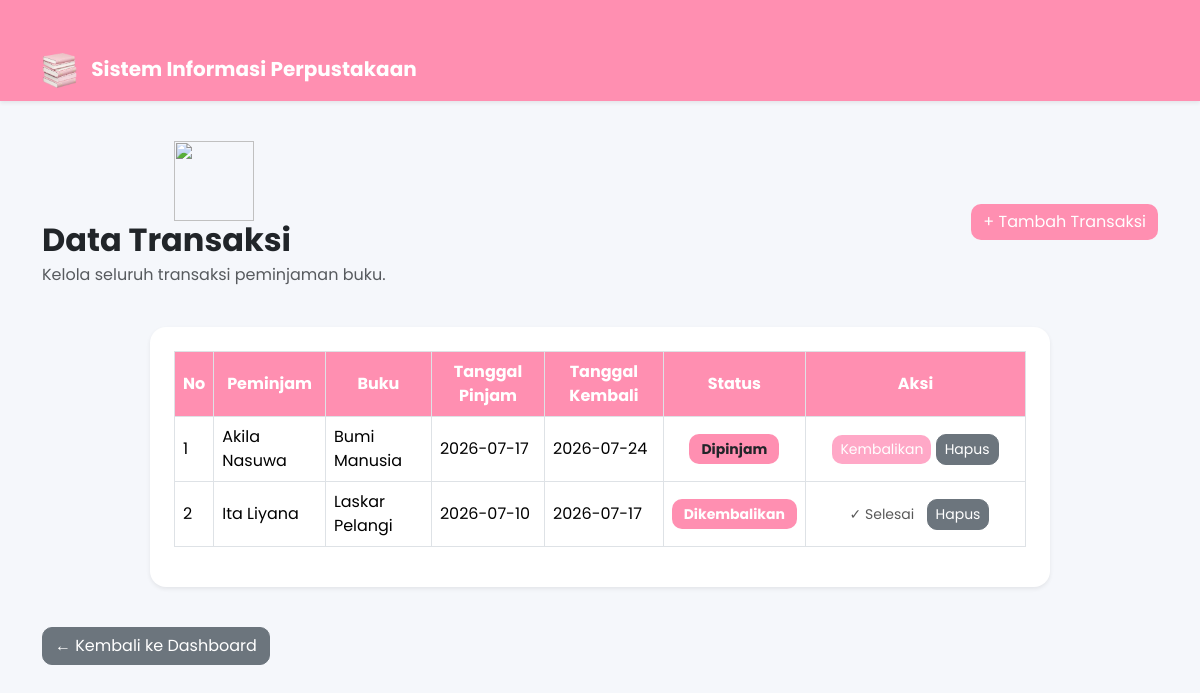
Page /transaksi/index.php on the committed database.
### tables this page shows
CREATE TABLE `transaksi` (
  `id_transaksi` int(11) NOT NULL,
  `id_buku` int(11) NOT NULL,
  `id_peminjam` int(11) NOT NULL,
  `tanggal_pinjam` date NOT NULL,
  `tanggal_kembali` date NOT NULL,
  `status` enum('Dipinjam','Dikembalikan') DEFAULT 'Dipinjam'
);

CREATE TABLE `peminjam` (
  `id_peminjam` int(11) NOT NULL,
  `nama` varchar(100) NOT NULL,
  `nim` varchar(20) NOT NULL,
  `jurusan` varchar(100) NOT NULL,
  `no_hp` varchar(20) DEFAULT NULL
);

CREATE TABLE `buku` (
  `id_buku` int(11) NOT NULL,
  `judul_buku` varchar(100) NOT NULL,
  `penulis` varchar(100) NOT NULL,
  `penerbit` varchar(100) NOT NULL,
  `tahun_terbit` year(4) NOT NULL,
  `stok` int(11) NOT NULL
);

### transaksi/index.php (the view, shortened to what this page needs)
<?php
include '../config/koneksi.php';
$query = mysqli_query($koneksi,
"SELECT transaksi.*,
peminjam.nama,
buku.judul_buku
FROM transaksi
JOIN peminjam
ON transaksi.id_peminjam = peminjam.id_peminjam
JOIN buku
ON transaksi.id_buku = buku.id_buku"
);
?>
<!DOCTYPE html>
<html>
<head>
<link href="https://cdn.jsdelivr.net/npm/bootstrap@5.3.3/dist/css/bootstrap.min.css" rel="stylesheet">
<link rel="stylesheet" href="../css/dashboard.css">
</head>
<body>
<nav class="navbar navbar-expand-lg navbar-dark navbar-custom shadow-sm">
<div class="container">
<a class="navbar-brand fw-bold" href="../index.php">
<img src="../logo.png" class="logo-navbar">
Sistem Informasi Perpustakaan
        </a>
    </div>
</nav>
<div class="container">
<div class="d-flex justify-content-between align-items-center mb-4">
    <div>
        <h2 class="fw-bold mb-1"> <img src="https://i.pinimg.com/736x/d9/74/12/d974126a7e28ccb7454dd0ff7d2b28a6.jpg" class="dashboard-card">
            Data Transaksi
        </h2>
        <p class="text-muted">
            Kelola seluruh transaksi peminjaman buku.
        </p>
    </div>
    <a href="tambah.php" class="btn btn-pink">
        + Tambah Transaksi
    </a>
</div>
<div class="card shadow-sm border-0 rounded-4 p-4">
<div class="table-responsive">
<table class="table table-hover table-bordered align-middle">
<thead class="table-custom">
<tr>
<th>No</th>
<th>Peminjam</th>
<th>Buku</th>
<th>Tanggal Pinjam</th>
<th>Tanggal Kembali</th>
<th>Status</th>
<th width="220">Aksi</th>
</tr>
</thead>
<?php
$no=1;
while($data=mysqli_fetch_assoc($query)){
?>
<tr>
<td><?= $no++; ?></td>
<td><?= $data['nama']; ?></td>
<td><?= $data['judul_buku']; ?></td>
<td><?= $data['tanggal_pinjam']; ?></td>
<td><?= $data['tanggal_kembali']; ?></td>
<td class="text-center">
<?php if($data['status']=="Dipinjam"){ ?>
<span class="badge btn btn-pink text-dark">
    Dipinjam
</span>
<?php }else{ ?>
<span class="badge btn btn-pink">
    Dikembalikan
</span>
<?php } ?>
</td>
<td class="text-center">
<?php if($data['status']=="Dipinjam"){ ?>
<a href="kembali.php?id=<?= $data['id_transaksi']; ?>"
   class="btn btn-pinkk btn-sm">
    Kembalikan
</a>
<?php }else{ ?>
<button class="btn btn-pinkk btn-sm" disabled>
    ✓ Selesai
</button>
<?php } ?>
<a href="#"
   class="btn btn-secondary btn-sm"
   onclick="hapusData('hapus.php?id=<?= $data['id_transaksi']; ?>')">
    Hapus
</a>
</td>
</tr>
<?php } ?>
</table>
</div>
</div>
<br>
<a href="../index.php" class="btn btn-secondary mt-3">
    ← Kembali ke Dashboard
</a>
</div>
</body>
</html>

### css/dashboard.css (style rules this page uses)
body { font-family:'Poppins',sans-serif; background:#f5f7fb; }
.dashboard-card { width:80px; height:80px; object-fit:contain; display:block; margin:0 auto 0px; }
.dashboard-card { text-align:center; }
.navbar { box-shadow:0 2px 10px rgba(0,0,0,.08); }
.card { border:none; border-radius:15px; box-shadow:0 5px 15px rgba(0,0,0,.08); }
.btn-pink { background:#FF8FB1; color:white; border:none; }
.logo-navbar { width:35px !important; height:35px !important; object-fit:cover; border-radius:0%; margin-right:10px; }
.table { background:#fff; }
.btn-pinkk { background:#FFa8c7; color:white; border:none; }
.btn { border-radius:10px; }
.container { margin-top:40px; }
h2,h3 { font-weight:600; }
.card { border:none; border-radius:15px; transition:0.3s; }
.card { border: none; border-radius: 18px; box-shadow: 0 8px 20px rgba(0,0,0,.08); transition: .3s; }
.table th { text-align:center; vertical-align:middle; }
.table td { vertical-align:middle; }
.badge { font-size:14px; padding:8px 12px; }
.card { transition:.3s; }
.navbar-custom { background:#FF8FB1; padding:8px 0; }
.table-custom { background:#FF8FB1 !important; color:white !important; }
.table-custom th { background:#FF8FB1 !important; color:white !important; }
.card { max-width:900px; margin:auto; }

### rows in the picture
transaksi: id_peminjam.nama "Akila Nasuwa", id_buku.judul_buku "Bumi Manusia", tanggal_pinjam "2026-07-17", tanggal_kembali "2026-07-24", status "Dipinjam"
transaksi: id_peminjam.nama "Ita Liyana", id_buku.judul_buku "Laskar Pelangi", tanggal_pinjam "2026-07-10", tanggal_kembali "2026-07-17", status "Dikembalikan"
